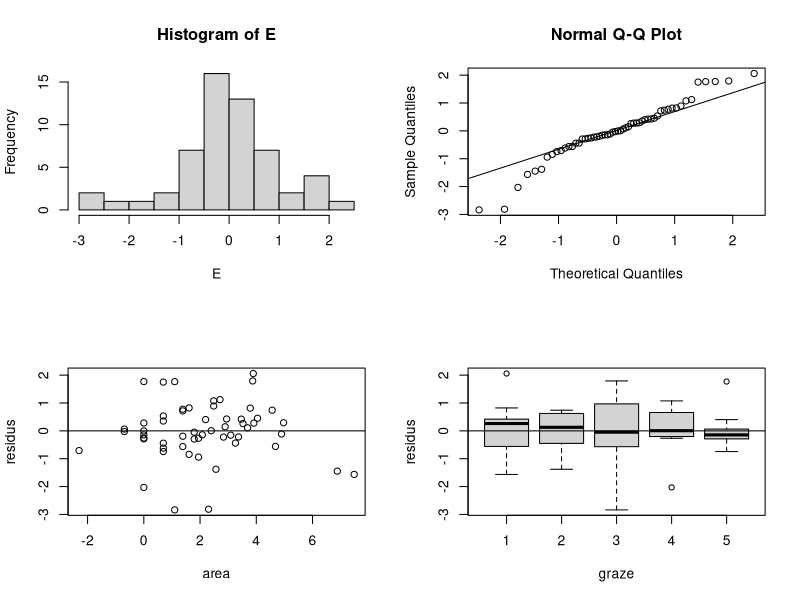
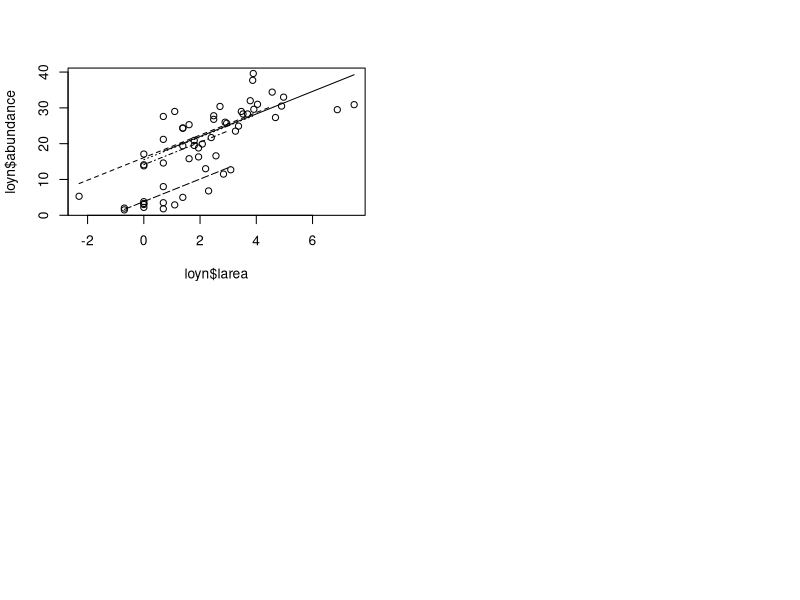

Write R code to recreate these figures, in order.
## ---- chunk 1
loyn <- read.table("Loyn.txt", header=T)
loyn$larea <- log(loyn$area)
loyn$ldist <- log(loyn$distance)
loyn$lldist <- log(loyn$ldistance)
loyn$fgraze <- factor(loyn$graze)
model1 <- lm(abundance ~ larea + ldist + lldist + year + altitude + fgraze, data = loyn)
## ---- chunk 2
summary(model1)
## ---- chunk 3
drop1(model1, test="F")
## ---- chunk 4
anova(model1)
## ---- chunk 5
model2 <- lm(abundance ~ larea + ldist + lldist + year + altitude, data = loyn)
anova(model1, model2)
## ---- chunk 6
step(model1)
## ---- chunk 7
model3 <- lm(abundance ~ larea + fgraze, data = loyn)
op <- par(mfrow = c(2,2))
E <- rstandard(model3)
hist(E)
qqnorm(E)
qqline(E)
plot(y = E, x = loyn$larea, xlab = "area", ylab="residus")
abline(0,0)
plot(E ~ loyn$fgraze, xlab="graze", ylab="residus")
abline(0,0)
## ---- chunk 8
d1 <- data.frame(larea=loyn$larea[loyn$graze==1], fgraze="1")
d2 <- data.frame(larea=loyn$larea[loyn$graze==2], fgraze="2")
d3 <- data.frame(larea=loyn$larea[loyn$graze==3], fgraze="3")
d4 <- data.frame(larea=loyn$larea[loyn$graze==4], fgraze="4")
d5 <- data.frame(larea=loyn$larea[loyn$graze==5], fgraze="5")
p1 <- predict(model3, newdata=d1)
p2 <- predict(model3, newdata=d2)
p3 <- predict(model3, newdata=d3)
p4 <- predict(model3, newdata=d4)
p5 <- predict(model3, newdata=d5)
plot(loyn$larea, loyn$abundance)
lines(d1$larea, p1, lty=1)
lines(d2$larea, p2, lty=2)
lines(d3$larea, p3, lty=3)
lines(d4$larea, p4, lty=4)
lines(d5$larea, p5, lty=5)
